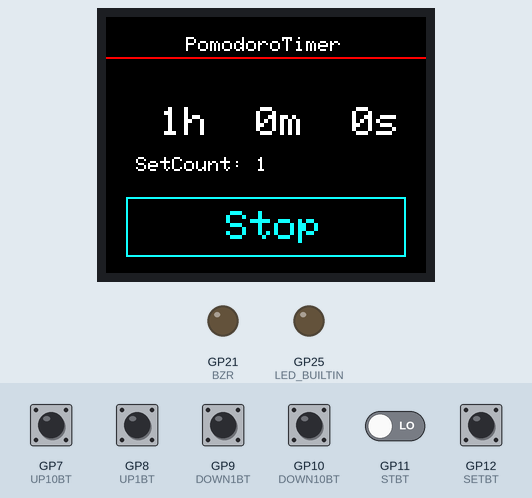
This program was run on a simulated Raspberry Pi Pico. Parts: 160×128 colour display, output pins drawn as LEDs (lit = HIGH). The inputs (shaded band) are chosen by the test bench; at power-on: GP7 (UP10BT), GP8 (UP1BT), GP9 (DOWN1BT), GP10 (DOWN10BT), GP11 (STBT), GP12 (SETBT) LOW.

Above: at 1.2 s.
1.3 s: GP12 (SETBT) pulled HIGH for 0.15 s
At 2.3 s:
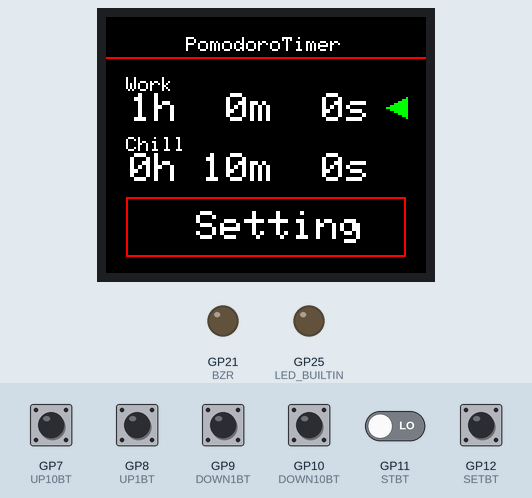
3.0 s: GP7 (UP10BT) pulled HIGH for 1 s
At 4.3 s:
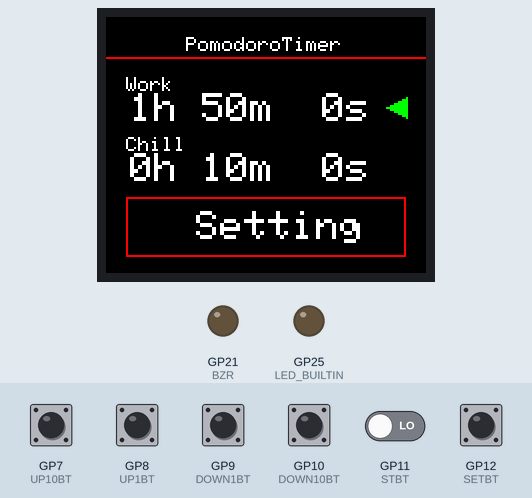
5.5 s: GP8 (UP1BT) pulled HIGH for 0.15 s
At 6.8 s:
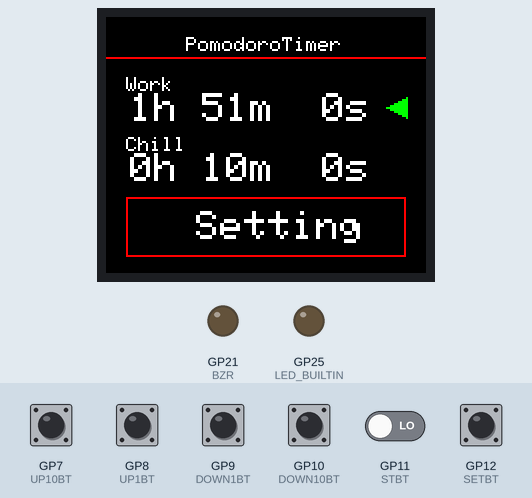
7.1 s: GP9 (DOWN1BT) pulled HIGH for 1 s
At 9.3 s:
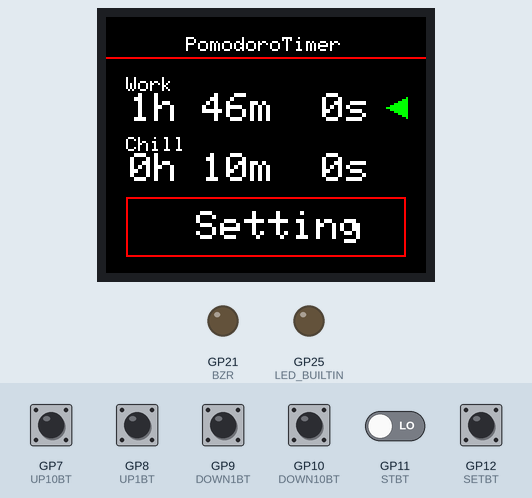
9.6 s: GP10 (DOWN10BT) pulled HIGH for 0.15 s
At 10.1 s:
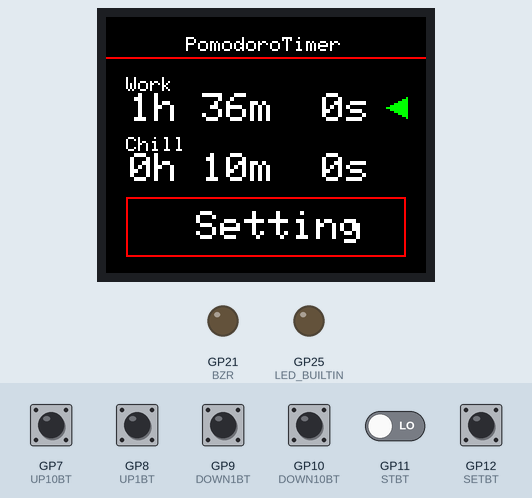
11.2 s: GP8 (UP1BT) pulled HIGH for 1 s
At 12.6 s:
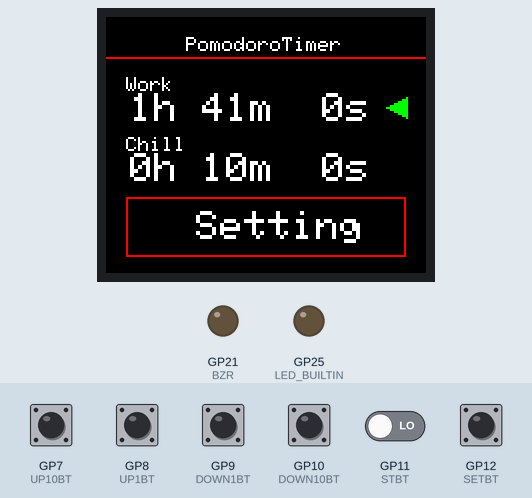
Timing chart, 0 to 14.2 s (numbered marks = the images above; inputs shaded):
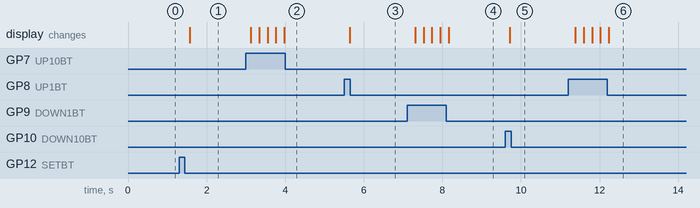

The program:

main.cpp
```cpp
/**********************************************************************
【準備】
  SPIで通信,配線に注意!

RaspberrPy Pico - ST7735
3.3V - VCC
GND  - GND
GP20 - CS(チップセレクト)
GP19 - RESET(リセット信号入力)
GP18 - DC(データ/コマンド制御)
GP16 - MOSI(SDA×) (シリアルデータ入力)
GP17 - CLK(SCL×)  (シリアルクロック)
未接続 - BL(バックライト制御)

Pico(Rp2040)動作クロック:125MHz
最大5時間(18000秒)まで計測可能
**********************************************************************/
//#include <Arduino.h>
#include "pico/stdlib.h"
#include <Adafruit_GFX.h>
#include <Adafruit_ST7735.h>

//ピン番号設定
#define TFT_DC      26  // DC
#define TFT_CS      17  // CS
#define TFT_SCLK    18  // Clock
#define TFT_SDA     19  // SDA(MOSI)
#define TFT_RST     27  // Reset
#define STBT        11
#define UP1BT        8
#define UP10BT       7
#define DOWN1BT      9
#define DOWN10BT    10
#define SETBT       12
#define NULBT       13
#define BZR         21

//色設定
#define RED ST77XX_RED
#define BLUE ST77XX_BLUE
#define DISP_MAX_HIGHT 128
#define DISP_MAX_WIDH 160

//グローバル変数
/*
0:タイマー停止中
1:workTimeカウントダウン中
2:breakTimeカウントダウン中
3:workTimeセット中
4:breakTimeセット中
*/
char TimerStatus = 0;
bool BreakFlg = false; //breakTimeカウントダウン有無
unsigned long MaxWorkTime = 3600; //デフォルト1h = 3600
unsigned long MaxBreakTime = 600; //デフォルト10m = 600
unsigned long WorkTime = 0;  //作業用カウンタ
unsigned long BreakTime = 0;  //作業用カウンタ
unsigned int SetCount = 1; //何セット目かカウント

/* プロトタイプ宣言 */
void print_DisplayInfo(void);
void print_Header(void);
void print_Time(void);
bool Timer(struct repeating_timer *t);
void print_Setting(void);
void print_Footer(void);
void set_WorkTime(void);
void set_BreakTime(void);
void call_Time(int);

//割り込み初期設定
struct repeating_timer st_timer;

//インスタンス生成
Adafruit_ST7735 tft = Adafruit_ST7735(TFT_CS, TFT_DC, TFT_RST);

int main(){
  unsigned long pre_w_cnt = MaxWorkTime;
  unsigned long pre_b_cnt = MaxBreakTime;
  unsigned char isStart;  //スタートボタン状態格納
  unsigned char isSet;    //セットボタン状態格納
  unsigned char setbt_tmp;  //マルチスキャン対策
  unsigned char strtbt_tmp; //マルチスキャン対策

  //ピン初期設定
  pinMode(UP1BT,INPUT_PULLDOWN);
  pinMode(DOWN1BT,INPUT_PULLDOWN);
  pinMode(UP10BT,INPUT_PULLDOWN);
  pinMode(DOWN10BT,INPUT_PULLDOWN);
  pinMode(SETBT,INPUT_PULLDOWN);
  pinMode(STBT,INPUT_PULLDOWN);
  pinMode(LED_BUILTIN,OUTPUT);
  pinMode(BZR, OUTPUT);
  pinMode(NULBT,INPUT_PULLDOWN);

  //ディスプレイ初期化
  tft.initR(INITR_GREENTAB);                //Init ST7735S初期化(GREENTAB以外はバグ発生、部品種で変化)
  tft.fillScreen(ST7735_BLACK);               //背景の塗りつぶし
  tft.setRotation(3);                         //画面回転

  //タイマー初期化
  WorkTime = MaxWorkTime;
  BreakTime = MaxBreakTime;

  //print_DisplayInfo();
  /* タイマーの初期化(割込み間隔はusで指定) */
  add_repeating_timer_us(1000000, Timer, NULL, &st_timer);

  while(1){
    /* 出力 */
    if(TimerStatus == 3 || TimerStatus == 4){
      print_Setting();
    }else{
      print_Time();
    }
    print_Footer();

    /* 状態遷移 */
    //キー読み取り(マルチスキャン対策)
    isSet = digitalRead(SETBT);
    isStart = digitalRead(STBT);
    sleep_ms(100);
    setbt_tmp = digitalRead(SETBT);
    strtbt_tmp = digitalRead(STBT);
    //停止状態 -> セット状態
    if(isSet != setbt_tmp){
      if(isSet && (TimerStatus == 0)){
        tft.fillScreen(ST7735_BLACK); //画面を一度クリーン
        TimerStatus = 3;
      }else if(isSet && (TimerStatus == 4)){
        TimerStatus = 3;
      }else if(isSet && (TimerStatus == 3)){
        TimerStatus = 4;
      }
    }
    //セット状態 -> 停止状態
    if(isStart != strtbt_tmp){
      if((isStart && (TimerStatus == 3)) || (isStart && (TimerStatus == 4))){
        tft.fillScreen(ST7735_BLACK); //画面を一度クリーン
        TimerStatus = 0;
      }
    }
    //停止状態 <-> カウント開始状態
    if(isStart != strtbt_tmp){
      if(isStart && (TimerStatus == 0)){ //停止 -> カウント
        if(!BreakFlg){
          TimerStatus = 1;
        }else{
          TimerStatus = 2;
        }
      }else if(isStart && ((TimerStatus == 1) || (TimerStatus == 2))){
        TimerStatus = 0;  //カウント停止
      }
    }


    /* 各状態中の処理 */
    if(TimerStatus == 3){
      if(SetCount != 1){
        SetCount = 1; //セットカウントクリア
      }
      set_WorkTime();
    }else if(TimerStatus == 4){
      if(SetCount != 1){
        SetCount = 1; //セットカウントクリア
      }
      set_BreakTime();
    }
  }
}

/*
割り込み処理
戻り値の型は必ずbool型
*/
bool Timer(struct repeating_timer *t) {
  if(!(TimerStatus == 1) && !(TimerStatus == 2)){ //1,2以外
    return true;
  }

  if(TimerStatus == 1){
    WorkTime--;
  }else if(TimerStatus == 2){
    BreakTime--;
  }

  //各タイマー消化時の自動遷移
  if((WorkTime == 0) && (TimerStatus == 1)){ //work消化
    WorkTime = MaxWorkTime;
    BreakFlg = true;
    call_Time(100);
    TimerStatus = 2;
  }
  if((BreakTime == 0) && (TimerStatus == 2)){ //break消化
    BreakTime = MaxBreakTime;
    BreakFlg = false;
    SetCount++;
    call_Time(100);
    TimerStatus = 1;
  }
  return true;
}

/* ヘッダー出力 */
void print_Header(){
    tft.setTextColor(ST7735_WHITE);
    tft.setTextSize(1.8);
    tft.setCursor(40,10);
    tft.println("PomodoroTimer");
    tft.drawLine(0,20,160,20,ST77XX_RED);
}

/* 時間表示 */
/* メインで常にコール */
void print_Time(){
  static unsigned long pre_w_cnt = 0;
  static unsigned long pre_b_cnt = 0;

  print_Header();
  //時間が変化した時表示更新
  if((pre_w_cnt != WorkTime) || (pre_b_cnt != BreakTime)){
    //tft.fillScreen(ST7735_BLACK); fillScreenで画面を更新すると、画面ちらつきの元になる
    pre_w_cnt = WorkTime;
    pre_b_cnt = BreakTime;

    int hour;
    int minute;
    int seconds;
    hour = BreakTime / 3600;
    minute = (BreakTime % 3600) / 60;
    seconds = (BreakTime % 3600) % 60;
    /*
    setTextColor(文字色、背景色)
    背景色を設定することで、表示を変えた時に元の文字に被さって表示がおかしくなるのを防ぐ
    */
    if(TimerStatus != 2){ //worktime表示
      hour = WorkTime / 3600;
      minute = (WorkTime % 3600) / 60;
      seconds = (WorkTime % 3600) % 60;
      tft.setTextColor(ST7735_WHITE, ST7735_BLACK);
      tft.setCursor(15,45);
      tft.setTextSize(2);
      tft.printf("%2dh %2dm %2ds\n",hour, minute, seconds);
      tft.setCursor(15,70);
      tft.setTextSize(1);
      tft.printf("SetCount:%2d\n",SetCount);
    }else{
      hour = BreakTime / 3600;
      minute = (BreakTime % 3600) / 60;
      seconds = (BreakTime % 3600) % 60;
      tft.setTextColor(ST7735_WHITE, ST7735_BLACK);
      tft.setCursor(15,45);
      tft.setTextSize(2);
      tft.printf("%2dh %2dm %2ds\n",hour, minute, seconds);
      tft.setCursor(15,70);
      tft.setTextSize(1);
      tft.printf("SetCount:%2d\n",SetCount);
    }
  }
  //カーソルの消去
  tft.fillTriangle(140,75, 150,70, 150,80, ST7735_BLACK); //オフ
  tft.fillTriangle(140,45, 150,40, 150,50, ST7735_BLACK); //オフ
}

void print_Setting(){
  print_Header();
  int hour = WorkTime / 3600;
  int minute = (WorkTime % 3600) / 60;
  int seconds = (WorkTime % 3600) % 60;
  /*
  setTextColor(文字色、背景色)
  背景色を設定することで、表示を変えた時に元の文字に被さって表示がおかしくなるのを防ぐ
  */
  tft.setTextColor(ST7735_WHITE, ST7735_BLACK);
  tft.setTextSize(1);
  tft.setCursor(10,30);
  tft.printf("Work\n");
  tft.setTextSize(2);
  tft.printf("%2dh %2dm %2ds\n",hour, minute, seconds);
  hour = BreakTime / 3600;
  minute = (BreakTime % 3600) / 60;
  seconds = (BreakTime % 3600) % 60;
  tft.setCursor(10,60);
  tft.setTextSize(1);
  tft.printf("Chill\n");
  tft.setTextSize(2);
  tft.printf("%2dh %2dm %2ds\n",hour, minute, seconds);
  tft.setTextColor(ST7735_GREEN, ST7735_BLACK);
  if(TimerStatus == 3){
    //セット中のカーソル
    tft.fillTriangle(140,45, 150,40, 150,50, ST7735_GREEN); //オン
    tft.fillTriangle(140,75, 150,70, 150,80, ST7735_BLACK); //オフ
  }else if(TimerStatus == 4){
    tft.fillTriangle(140,75, 150,70, 150,80, ST7735_GREEN); //オン
    tft.fillTriangle(140,45, 150,40, 150,50, ST7735_BLACK); //オフ
  }
  //フッター
  tft.drawRect(10,90,140,30, ST7735_RED);
  tft.setCursor(45,97);
  tft.setTextSize(2);
  tft.setTextColor(ST7735_WHITE);
  tft.println("Setting ");
}

/* フッター出力 */
void print_Footer(){
  if(TimerStatus == 1){
    tft.drawRect(10,90,140,30, 0x1aff);
    tft.setCursor(25,97);
    tft.setTextSize(2);
    tft.setTextColor(0x1aff,ST7735_BLACK);
    tft.println(" Working ");
  }else if(TimerStatus == 2){
    tft.drawRect(10,90,140,30, ST7735_GREEN);
    tft.setCursor(25,97);
    tft.setTextSize(2);
    tft.setTextColor(ST7735_GREEN,ST7735_BLACK);
    tft.println(" Chilling ");
  }else if(TimerStatus == 0){
    tft.drawRect(10,90,140,30, 0x17ff);
    tft.setCursor(24,97);
    tft.setTextSize(2);
    tft.setTextColor(0x17ff,ST7735_BLACK);
    tft.println("   Stop  ");
  }
}

/* ブザー出力 */
void call_Time(int time){
  //tone(pin, freq, duration)
  tone(BZR, 500, time);
}

/* ワークタイム設定 */
void set_WorkTime(){
  if(digitalRead(UP1BT)){
    WorkTime += 60;
    if(WorkTime > 36000){ //max10時間まで
      WorkTime = 36000;
    }
    WorkTime = (WorkTime / 60) * 60; //設定した時に必ず秒数は0
    sleep_ms(100);
  }else if(digitalRead(UP10BT)){
    WorkTime += 600;
    if(WorkTime > 36000){ //max10時間まで
      WorkTime = 36000;
    }
    WorkTime = (WorkTime / 60) * 60; //設定した時に必ず秒数は0
    sleep_ms(100);
  }else if(digitalRead(DOWN1BT)){
    WorkTime -= 60;
    if(WorkTime > 36000){ //max10時間まで
      WorkTime = 0;
    }
    WorkTime = (WorkTime / 60) * 60; //設定した時に必ず秒数は0
    sleep_ms(100);
  }else if(digitalRead(DOWN10BT)){
    WorkTime -= 600;
    if(WorkTime > 36000){
      WorkTime = 0;
    }
    WorkTime = (WorkTime / 60) * 60; //設定した時に必ず秒数は0
    sleep_ms(100);
  }
  MaxWorkTime = WorkTime;    //設定値を保存
  BreakFlg = false;   //設定後はworkからカウントダウン
}

/* ブレイクタイム設定 */
void set_BreakTime(){
  if(digitalRead(UP1BT)){
    BreakTime += 60;
    if(BreakTime > 36000){ //max10時間まで
      BreakTime = 36000;
    }
    BreakTime = (BreakTime / 60) * 60; //設定した時に必ず秒数は0
    sleep_ms(100);
  }else if(digitalRead(UP10BT)){
    BreakTime += 600;
    if(BreakTime > 36000){ //max10時間まで
      BreakTime = 36000;
    }
    BreakTime = (BreakTime / 60) * 60; //設定した時に必ず秒数は0
    sleep_ms(100);
  }else if(digitalRead(DOWN1BT)){
    BreakTime -= 60;
    if(BreakTime > 36000){ //max10時間まで
      BreakTime = 0;
    }
    BreakTime = (BreakTime / 60) * 60; //設定した時に必ず秒数は0
    sleep_ms(100);
  }else if(digitalRead(DOWN10BT)){
    BreakTime -= 600;
    if(BreakTime > 36000){
      BreakTime = 0;
    }
    BreakTime = (BreakTime / 60) * 60; //設定した時に必ず秒数は0
    sleep_ms(100);
  }
  MaxBreakTime = BreakTime;    //設定値を保存
  BreakFlg = false;   //設定後はworkからカウントダウン
}
```

Measured:
- after the input at 1.3 s, the display: changes after 0.27 s (image 1)
- after the input at 3.0 s, the display: first changes after 0.13 s (image 2 shows a later state)
- after the input at 5.5 s, the display: changes after 0.14 s (image 3)
- after the input at 7.1 s, the display: first changes after 0.21 s (image 4 shows a later state)
- after the input at 9.6 s, the display: changes after 0.12 s (image 5)
- after the input at 11.2 s, the display: first changes after 0.18 s (image 6 shows a later state)
